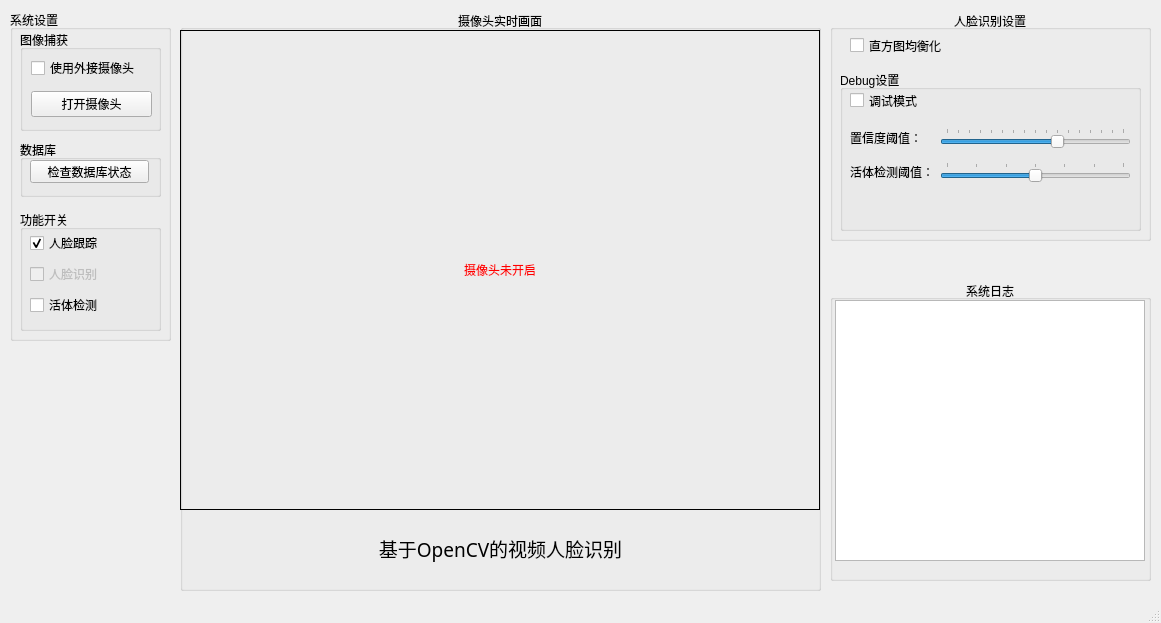
<?xml version="1.0" encoding="UTF-8"?>
<ui version="4.0">
 <class>CoreUI</class>
 <widget class="QMainWindow" name="CoreUI">
  <property name="geometry">
   <rect>
    <x>0</x>
    <y>0</y>
    <width>1161</width>
    <height>623</height>
   </rect>
  </property>
  <property name="windowTitle">
   <string>OpenCV Face Recognition System - Core</string>
  </property>
  <widget class="QWidget" name="centralwidget">
   <widget class="QGroupBox" name="faceRecognizerSettingsLogGroupBox">
    <property name="geometry">
     <rect>
      <x>830</x>
      <y>10</y>
      <width>321</width>
      <height>231</height>
     </rect>
    </property>
    <property name="title">
     <string>人脸识别设置</string>
    </property>
    <property name="alignment">
     <set>Qt::AlignCenter</set>
    </property>
    <widget class="QGroupBox" name="debugGroupBox">
     <property name="geometry">
      <rect>
       <x>10</x>
       <y>60</y>
       <width>301</width>
       <height>161</height>
      </rect>
     </property>
     <property name="title">
      <string>Debug设置</string>
     </property>
     <property name="checkable">
      <bool>false</bool>
     </property>
     <property name="checked">
      <bool>false</bool>
     </property>
     <widget class="QCheckBox" name="debugCheckBox">
      <property name="geometry">
       <rect>
        <x>10</x>
        <y>20</y>
        <width>71</width>
        <height>21</height>
       </rect>
      </property>
      <property name="text">
       <string>调试模式</string>
      </property>
     </widget>
     <widget class="QLabel" name="debugLabel">
      <property name="geometry">
       <rect>
        <x>10</x>
        <y>130</y>
        <width>221</width>
        <height>21</height>
       </rect>
      </property>
     </widget>
     <widget class="QWidget" name="layoutWidget">
      <property name="geometry">
       <rect>
        <x>10</x>
        <y>50</y>
        <width>281</width>
        <height>71</height>
       </rect>
      </property>
      <layout class="QGridLayout" name="debugGridLayout">
       <item row="1" column="0">
        <widget class="QLabel" name="autoAlarmThresholdLabel">
         <property name="text">
          <string>活体检测阈值：</string>
         </property>
         <property name="alignment">
          <set>Qt::AlignLeading|Qt::AlignLeft|Qt::AlignVCenter</set>
         </property>
        </widget>
       </item>
       <item row="0" column="0">
        <widget class="QLabel" name="confidenceThresholdLabel">
         <property name="text">
          <string>置信度阈值：</string>
         </property>
         <property name="alignment">
          <set>Qt::AlignLeading|Qt::AlignLeft|Qt::AlignVCenter</set>
         </property>
        </widget>
       </item>
       <item row="1" column="1">
        <widget class="QSlider" name="autoAlarmThresholdSlider">
         <property name="minimum">
          <number>50</number>
         </property>
         <property name="maximum">
          <number>80</number>
         </property>
         <property name="singleStep">
          <number>1</number>
         </property>
         <property name="pageStep">
          <number>5</number>
         </property>
         <property name="value">
          <number>65</number>
         </property>
         <property name="orientation">
          <enum>Qt::Horizontal</enum>
         </property>
         <property name="tickPosition">
          <enum>QSlider::TicksAbove</enum>
         </property>
        </widget>
       </item>
       <item row="0" column="1">
        <widget class="QSlider" name="confidenceThresholdSlider">
         <property name="maximum">
          <number>80</number>
         </property>
         <property name="singleStep">
          <number>1</number>
         </property>
         <property name="pageStep">
          <number>5</number>
         </property>
         <property name="value">
          <number>50</number>
         </property>
         <property name="orientation">
          <enum>Qt::Horizontal</enum>
         </property>
         <property name="tickPosition">
          <enum>QSlider::TicksAbove</enum>
         </property>
        </widget>
       </item>
      </layout>
     </widget>
    </widget>
    
    <widget class="QCheckBox" name="equalizeHistCheckBox">
     <property name="geometry">
      <rect>
       <x>20</x>
       <y>25</y>
       <width>101</width>
       <height>21</height>
      </rect>
     </property>
     <property name="text">
      <string>直方图均衡化</string>
     </property>
    </widget>
   </widget>
   <widget class="QGroupBox" name="systemSettingsGroupBox">
    <property name="geometry">
     <rect>
      <x>10</x>
      <y>10</y>
      <width>161</width>
      <height>331</height>
     </rect>
    </property>
    <property name="title">
     <string>系统设置</string>
    </property>
    <widget class="QGroupBox" name="functionGroupBox">
     <property name="geometry">
      <rect>
       <x>10</x>
       <y>200</y>
       <width>141</width>
       <height>121</height>
      </rect>
     </property>
     <property name="title">
      <string>功能开关</string>
     </property>
     <widget class="QWidget" name="layoutWidget_3">
      <property name="geometry">
       <rect>
        <x>10</x>
        <y>20</y>
        <width>121</width>
        <height>91</height>
       </rect>
      </property>
      <layout class="QVBoxLayout" name="functionVerticalLayout">
       <item>
        <widget class="QCheckBox" name="faceTrackerCheckBox">
         <property name="enabled">
          <bool>true</bool>
         </property>
         <property name="text">
          <string>人脸跟踪</string>
         </property>
         <property name="checked">
          <bool>true</bool>
         </property>
        </widget>
       </item>
       <item>
        <widget class="QCheckBox" name="faceRecognizerCheckBox">
         <property name="enabled">
          <bool>false</bool>
         </property>
         <property name="toolTip">
          <string>数据库未完成初始化，请检查</string>
         </property>
         <property name="text">
          <string>人脸识别</string>
         </property>
        </widget>
       </item>
       <item>
        <widget class="QCheckBox" name="panalarmCheckBox">
         <property name="text">
          <string>活体检测</string>
         </property>
         <property name="checked">
          <bool>false</bool>
         </property>
        </widget>
       </item>
      </layout>
     </widget>
    </widget>
    <widget class="QGroupBox" name="webcamGroupBox">
     <property name="geometry">
      <rect>
       <x>10</x>
       <y>20</y>
       <width>141</width>
       <height>101</height>
      </rect>
     </property>
     <property name="title">
      <string>图像捕获</string>
     </property>
     <widget class="QWidget" name="layoutWidget_4">
      <property name="geometry">
       <rect>
        <x>11</x>
        <y>21</y>
        <width>121</width>
        <height>71</height>
       </rect>
      </property>
      <layout class="QVBoxLayout" name="webcamVerticalLayout">
       <item>
        <widget class="QCheckBox" name="useExternalCameraCheckBox">
         <property name="text">
          <string>使用外接摄像头</string>
         </property>
        </widget>
       </item>
       <item>
        <widget class="QPushButton" name="startWebcamButton">
         <property name="cursor">
          <cursorShape>PointingHandCursor</cursorShape>
         </property>
         <property name="text">
          <string>打开摄像头</string>
         </property>
         <property name="autoDefault">
          <bool>false</bool>
         </property>
         <property name="default">
          <bool>false</bool>
         </property>
         <property name="flat">
          <bool>false</bool>
         </property>
        </widget>
       </item>
      </layout>
     </widget>
    </widget>
    <widget class="QGroupBox" name="dbGroupBox">
     <property name="geometry">
      <rect>
       <x>10</x>
       <y>130</y>
       <width>141</width>
       <height>57</height>
      </rect>
     </property>
     <property name="title">
      <string>数据库</string>
     </property>
     <widget class="QPushButton" name="initDbButton">
      <property name="geometry">
       <rect>
        <x>10</x>
        <y>20</y>
        <width>119</width>
        <height>23</height>
       </rect>
      </property>
      <property name="cursor">
       <cursorShape>PointingHandCursor</cursorShape>
      </property>
      <property name="text">
       <string>检查数据库状态</string>
      </property>
      <property name="autoDefault">
       <bool>false</bool>
      </property>
     </widget>
    </widget>
   </widget>
   
   <widget class="QGroupBox" name="logGroupBox">
    <property name="geometry">
     <rect>
      <x>830</x>
      <y>280</y>
      <width>321</width>
      <height>301</height>
     </rect>
    </property>
    <property name="title">
     <string>系统日志</string>
    </property>
    <property name="alignment">
     <set>Qt::AlignCenter</set>
    </property>
    <widget class="QTextEdit" name="logTextEdit">
     <property name="geometry">
      <rect>
       <x>5</x>
       <y>20</y>
       <width>310</width>
       <height>261</height>
      </rect>
     </property>
    </widget>
   </widget>
   <widget class="QGroupBox" name="realTimeCaptureGroupBox">
    <property name="geometry">
     <rect>
      <x>180</x>
      <y>10</y>
      <width>641</width>
      <height>581</height>
     </rect>
    </property>
    <property name="title">
     <string>摄像头实时画面</string>
    </property>
    <property name="alignment">
     <set>Qt::AlignCenter</set>
    </property>
    <property name="flat">
     <bool>false</bool>
    </property>
    <widget class="QLabel" name="realTimeCaptureLabel">
     <property name="geometry">
      <rect>
       <x>0</x>
       <y>20</y>
       <width>640</width>
       <height>480</height>
      </rect>
     </property>
     <property name="frameShape">
      <enum>QFrame::Box</enum>
     </property>
     <property name="text">
      <string>&lt;font color=red&gt;摄像头未开启&lt;/font&gt;</string>
     </property>
     <property name="alignment">
      <set>Qt::AlignCenter</set>
     </property>
    </widget>
    <widget class="QLabel" name="aboutLabel">
     <property name="geometry">
      <rect>
       <x>50</x>
       <y>520</y>
       <width>541</width>
       <height>36</height>
      </rect>
     </property>
     <property name="font">
      <font>
       <family>楷体</family>
       <pointsize>14</pointsize>
      </font>
     </property>
     <property name="text">
      <string>基于OpenCV的视频人脸识别</string>
     </property>
     <property name="alignment">
      <set>Qt::AlignCenter</set>
     </property>
    </widget>
   </widget>
  </widget>
  <widget class="QStatusBar" name="statusbar"/>
 </widget>
 <resources/>
 <connections/>
</ui>
